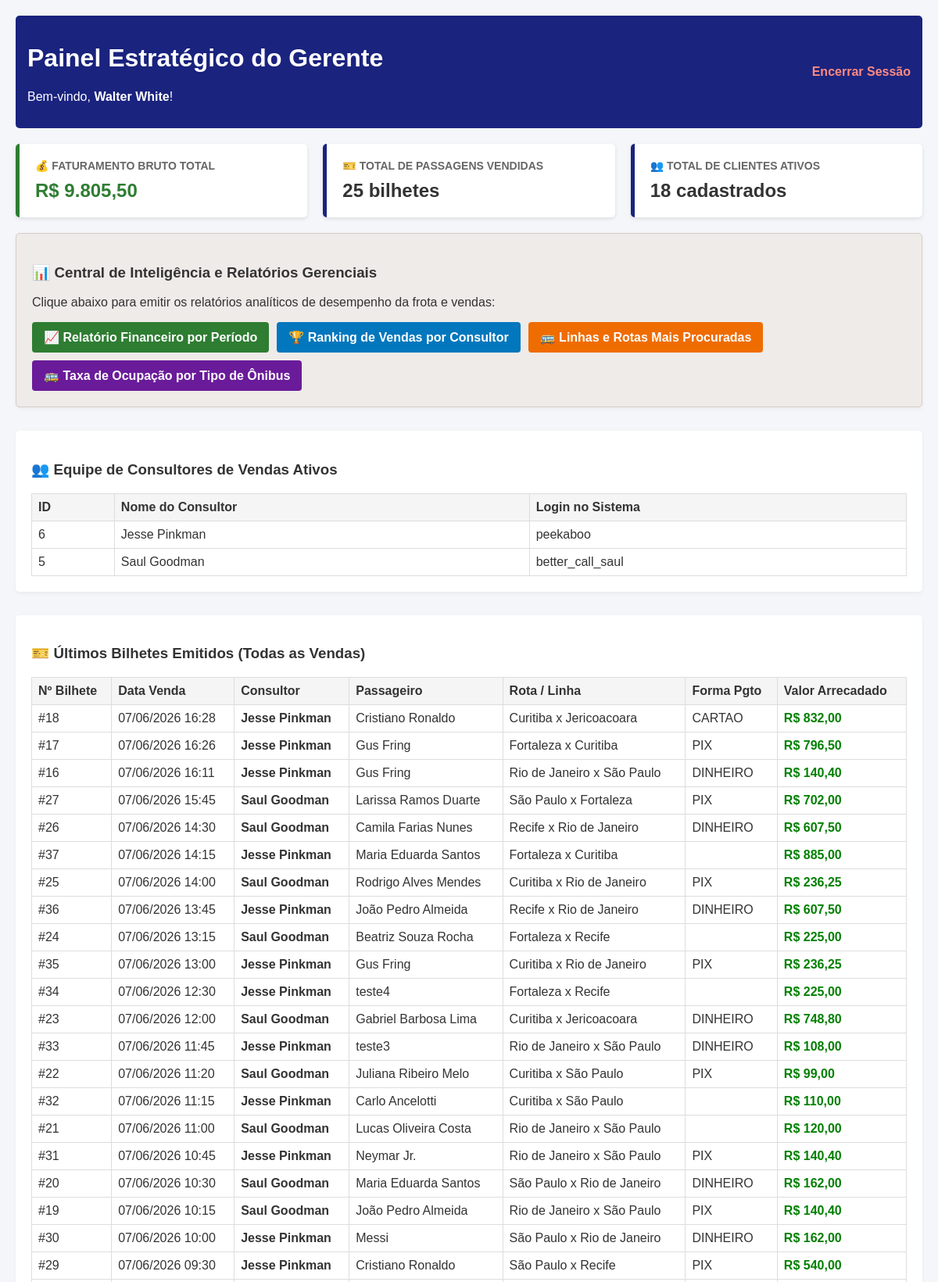
Screenshot of /gerente.php (signed in, upper part) with the database file from the repository.
### tables this page shows
CREATE TABLE `usuario` (
  `id` int(11) NOT NULL,
  `nome` varchar(100) NOT NULL,
  `login` varchar(50) NOT NULL,
  `senha` varchar(255) NOT NULL,
  `perfil_id` int(11) NOT NULL
);

CREATE TABLE `reserva` (
  `id` int(11) NOT NULL,
  `usuario_id` int(11) DEFAULT NULL,
  `cliente_id` int(11) NOT NULL,
  `viagem_id` int(11) NOT NULL,
  `data` datetime NOT NULL DEFAULT current_timestamp(),
  `forma_pagamento` enum('Cartao','Pix','Dinheiro') NOT NULL,
  `parcelas` int(11) DEFAULT 1,
  `valor_pago` decimal(10,2) NOT NULL
);

CREATE TABLE `cliente` (
  `id` int(11) NOT NULL,
  `nome` varchar(100) NOT NULL,
  `cpf` varchar(14) NOT NULL,
  `email` varchar(100) NOT NULL,
  `login` varchar(50) NOT NULL,
  `senha` varchar(255) NOT NULL
);

CREATE TABLE `rota` (
  `id` int(11) NOT NULL,
  `nome` varchar(150) NOT NULL,
  `cidade_origem_id` int(11) NOT NULL,
  `cidade_destino_id` int(11) NOT NULL,
  `tempo_viagem` varchar(50) NOT NULL,
  `valor_base` decimal(10,2) NOT NULL DEFAULT 0.00
);

### crud_reservas.php (called while the page is built, shortened)
<?php
function listarHistoricoReservas($usuario_id = null)
{
    $banco = abrirBanco();
    $reservas = [];
    $sql = "SELECT res.id AS reserva_id, res.data AS data_venda, res.forma_pagamento, res.valor_pago, res.parcelas,
                   c.nome AS nome_cliente,
                   r.nome AS nome_rota,
                   v.data AS data_viagem,
                   u.nome AS nome_vendedor
            FROM reserva res
            INNER JOIN cliente c ON res.cliente_id = c.id
            INNER JOIN viagem v ON res.viagem_id = v.id
            INNER JOIN rota r ON v.rota_id = r.id
            INNER JOIN usuario u ON res.usuario_id = u.id";
    $sql .= " ORDER BY res.data DESC";
    $resultado = $banco->query($sql);
    while ($row = mysqli_fetch_array($resultado)) {
        $reservas[] = $row;
    }
    return $reservas;
}
?>

### crud_clientes.php (called while the page is built, shortened)
<?php
function listarClientes()
{
    $clientes_list = [];
    $banco = abrirBanco();
    $sql = "SELECT * FROM cliente ORDER BY nome";
    $resultado = $banco->query($sql);
    if ($resultado) {
        while ($row = mysqli_fetch_array($resultado)) {
            $clientes_list[] = $row;
        }
    }
    return $clientes_list;
}

### crud_usuarios.php (called while the page is built, shortened)
<?php
function listarUsuarios()
{
    $usuarios_list = [];
    $banco = abrirBanco();
    $sql = "SELECT usuario.*, perfil.nome AS nome_perfil
            FROM usuario
            INNER JOIN perfil ON usuario.perfil_id = perfil.id
            ORDER BY usuario.nome";
    $resultado = $banco->query($sql);
    while ($row = mysqli_fetch_array($resultado)) {
        $usuarios_list[] = $row;
    }
    return $usuarios_list;
}

### gerente.php (the view, shortened to what this page needs)
<?php
include_once 'crud_usuarios.php';
include_once 'crud_clientes.php';
include_once 'crud_reservas.php';
$id = mysqli_real_escape_string($connect, $_SESSION['id_usuario']);
$sql = "SELECT usuario.nome AS nome_usuario, usuario.perfil_id, perfil.nome AS nome_perfil
        FROM usuario
        INNER JOIN perfil ON usuario.perfil_id = perfil.id
        WHERE usuario.id = '$id'";
$resultado = mysqli_query($connect, $sql);
$dados = mysqli_fetch_array($resultado);
$usuarios_geral = listarUsuarios();
$clientes       = listarClientes();
$todas_vendas   = listarHistoricoReservas();
$consultores = array_filter($usuarios_geral, function ($u) {
    return $u['perfil_id'] == 2;
});
$faturamento_total = 0;
$total_passagens_vendidas = count($todas_vendas);
foreach ($todas_vendas as $venda) {
    $faturamento_total += $venda['valor_pago'];
}
?>
<!DOCTYPE html>
<html lang="pt-br">
<head>
</head>
<body>
    <header>
        <div>
            <h1>Painel Estratégico do Gerente</h1>
            <p>Bem-vindo, <strong><?= htmlspecialchars($dados['nome_usuario']); ?></strong>!</p>
        </div>
        <a href="logout.php">Encerrar Sessão</a>
    </header>
    <div class="grid-cards">
        <div class="card money">
            <h4>💰 FATURAMENTO BRUTO TOTAL</h4>
            <span style="color: #2e7d32;">R$ <?= number_format($faturamento_total, 2, ',', '.') ?></span>
        </div>
        <div class="card">
            <h4>🎫 TOTAL DE PASSAGENS VENDIDAS</h4>
            <span><?= $total_passagens_vendidas ?> bilhetes</span>
        </div>
        <div class="card">
            <h4>👥 TOTAL DE CLIENTES ATIVOS</h4>
            <span><?= count($clientes) ?> cadastrados</span>
        </div>
    </div>
    <div class="section-box" style="background-color: #efebe9; border: 1px solid #d7ccc8;">
        <h3>📊 Central de Inteligência e Relatórios Gerenciais</h3>
        <p>Clique abaixo para emitir os relatórios analíticos de desempenho da frota e vendas:</p>
        <div style="display: flex; gap: 10px; flex-wrap: wrap;">
            <a href="relatorio_faturamento.php" class="btn-relatorio">📈 Relatório Financeiro por Período</a>
            <a href="ranking_vendedores.php" class="btn-relatorio" style="background-color: #0277bd;">🏆 Ranking de Vendas por Consultor</a>
            <a href="ranking_rotas.php" class="btn-relatorio" style="background-color: #ef6c00;">🚌 Linhas e Rotas Mais Procuradas</a>
            <a href="ranking_tipo_de_veiculo.php" class="btn-relatorio" style="background-color: #6a1b9a;">🚌 Taxa de Ocupação por Tipo de Ônibus</a>
        </div>
    </div>
    <div class="section-box">
        <h3>👥 Equipe de Consultores de Vendas Ativos</h3>
        <table>
            <thead>
                <tr>
                    <th>ID</th>
                    <th>Nome do Consultor</th>
                    <th>Login no Sistema</th>
                </tr>
            </thead>
            <tbody>
                <?php foreach ($consultores as $c): ?>
                    <tr>
                        <td><?= $c['id'] ?></td>
                        <td><?= htmlspecialchars($c['nome']) ?></td>
                        <td><?= htmlspecialchars($c['login']) ?></td>
                    </tr>
                <?php endforeach; ?>
            </tbody>
        </table>
    </div>
    <div class="section-box">
        <h3>🎫 Últimos Bilhetes Emitidos (Todas as Vendas)</h3>
        <table>
            <thead>
                <tr>
                    <th>Nº Bilhete</th>
                    <th>Data Venda</th>
                    <th>Consultor</th>
                    <th>Passageiro</th>
                    <th>Rota / Linha</th>
                    <th>Forma Pgto</th>
                    <th>Valor Arrecadado</th>
                </tr>
            </thead>
            <tbody>
                <?php foreach ($todas_vendas as $venda): ?>
                    <tr>
                        <td>#<?= $venda["reserva_id"] ?></td>
                        <td><?= date('d/m/Y H:i', strtotime($venda["data_venda"])) ?></td>
                        <td><strong><?= htmlspecialchars($venda["nome_vendedor"]) ?></strong></td>
                        <td><?= htmlspecialchars($venda["nome_cliente"]) ?></td>
                        <td><?= htmlspecialchars($venda["nome_rota"]) ?></td>
                        <td><?= strtoupper($venda["forma_pagamento"]) ?> <?= $venda["forma_pagamento"] == 'cartao' ? "({$venda['parcelas']}x)" : "" ?></td>
                        <td style="color: green; font-weight: bold;">R$ <?= number_format($venda["valor_pago"], 2, ',', '.') ?></td>
                    </tr>
                <?php endforeach; ?>
            </tbody>
        </table>
    </div>
</body>
</html>

### gerente.php (style rules this page uses)
body { font-family: Arial, sans-serif; margin: 20px; background-color: #f4f6f9; color: #333; }
header { background-color: #1a237e; color: white; padding: 15px; border-radius: 5px; display: flex; justify-content: space-between; align-items: center; }
header a { color: #ff8a80; text-decoration: none; font-weight: bold; }
.grid-cards { display: flex; gap: 20px; margin: 20px 0; }
.card { background: white; padding: 20px; border-radius: 5px; box-shadow: 0 2px 5px rgba(0, 0, 0, 0.1); flex: 1; border-left: 5px solid #1a237e; }
.card.money { border-left-color: #2e7d32; }
.card h4 { margin: 0 0 10px 0; color: #666; font-size: 14px; }
.card span { font-size: 24px; font-weight: bold; }
.section-box { background: white; padding: 20px; border-radius: 5px; margin-bottom: 30px; box-shadow: 0 2px 5px rgba(0, 0, 0, 0.05); }
.btn-relatorio { background-color: #2e7d32; color: white; border: none; padding: 10px 15px; border-radius: 4px; cursor: pointer; font-weight: bold; text-decoration: none; display: inline-block; }
table { width: 100%; border-collapse: collapse; margin-top: 10px; }
table th, table td { border: 1px solid #ddd; padding: 8px; text-align: left; }
table th { background-color: #f5f5f5; }

### rows the page displays
usuario: nome "Walter White"
usuario: id "6", nome "Jesse Pinkman", login "peekaboo"
usuario: id "5", nome "Saul Goodman", login "better_call_saul"
reserva: id "18", data "07/06/2026 16:28", usuario.nome "Jesse Pinkman", cliente.nome "Cristiano Ronaldo", rota.nome "Curitiba x Jericoacoara", forma_pagamento "CARTAO", valor_pago "832,00"
reserva: id "17", data "07/06/2026 16:26", usuario.nome "Jesse Pinkman", cliente.nome "Gus Fring", rota.nome "Fortaleza x Curitiba", forma_pagamento "PIX", valor_pago "796,50"
reserva: id "16", data "07/06/2026 16:11", usuario.nome "Jesse Pinkman", cliente.nome "Gus Fring", rota.nome "Rio de Janeiro x São Paulo", forma_pagamento "DINHEIRO", valor_pago "140,40"
reserva: id "27", data "07/06/2026 15:45", usuario.nome "Saul Goodman", cliente.nome "Larissa Ramos Duarte", rota.nome "São Paulo x Fortaleza", forma_pagamento "PIX", valor_pago "702,00"
reserva: id "26", data "07/06/2026 14:30", usuario.nome "Saul Goodman", cliente.nome "Camila Farias Nunes", rota.nome "Recife x Rio de Janeiro", forma_pagamento "DINHEIRO", valor_pago "607,50"
reserva: id "37", data "07/06/2026 14:15", usuario.nome "Jesse Pinkman", cliente.nome "Maria Eduarda Santos", rota.nome "Fortaleza x Curitiba", valor_pago "885,00"
reserva: id "25", data "07/06/2026 14:00", usuario.nome "Saul Goodman", cliente.nome "Rodrigo Alves Mendes", rota.nome "Curitiba x Rio de Janeiro", forma_pagamento "PIX", valor_pago "236,25"
reserva: id "36", data "07/06/2026 13:45", usuario.nome "Jesse Pinkman", cliente.nome "João Pedro Almeida", rota.nome "Recife x Rio de Janeiro", forma_pagamento "DINHEIRO", valor_pago "607,50"
reserva: id "24", data "07/06/2026 13:15", usuario.nome "Saul Goodman", cliente.nome "Beatriz Souza Rocha", rota.nome "Fortaleza x Recife", valor_pago "225,00"
reserva: id "35", data "07/06/2026 13:00", usuario.nome "Jesse Pinkman", cliente.nome "Gus Fring", rota.nome "Curitiba x Rio de Janeiro", forma_pagamento "PIX", valor_pago "236,25"
reserva: id "34", data "07/06/2026 12:30", usuario.nome "Jesse Pinkman", cliente.nome "teste4", rota.nome "Fortaleza x Recife", valor_pago "225,00"
reserva: id "23", data "07/06/2026 12:00", usuario.nome "Saul Goodman", cliente.nome "Gabriel Barbosa Lima", rota.nome "Curitiba x Jericoacoara", forma_pagamento "DINHEIRO", valor_pago "748,80"
reserva: id "33", data "07/06/2026 11:45", usuario.nome "Jesse Pinkman", cliente.nome "teste3", rota.nome "Rio de Janeiro x São Paulo", forma_pagamento "DINHEIRO", valor_pago "108,00"
reserva: id "22", data "07/06/2026 11:20", usuario.nome "Saul Goodman", cliente.nome "Juliana Ribeiro Melo", rota.nome "Curitiba x São Paulo", forma_pagamento "PIX", valor_pago "99,00"
reserva: id "32", data "07/06/2026 11:15", usuario.nome "Jesse Pinkman", cliente.nome "Carlo Ancelotti", rota.nome "Curitiba x São Paulo", valor_pago "110,00"
reserva: id "21", data "07/06/2026 11:00", usuario.nome "Saul Goodman", cliente.nome "Lucas Oliveira Costa", rota.nome "Rio de Janeiro x São Paulo", valor_pago "120,00"
reserva: id "31", data "07/06/2026 10:45", usuario.nome "Jesse Pinkman", cliente.nome "Neymar Jr.", rota.nome "Rio de Janeiro x São Paulo", forma_pagamento "PIX", valor_pago "140,40"
reserva: id "20", data "07/06/2026 10:30", usuario.nome "Saul Goodman", cliente.nome "Maria Eduarda Santos", rota.nome "São Paulo x Rio de Janeiro", forma_pagamento "DINHEIRO", valor_pago "162,00"
reserva: id "19", data "07/06/2026 10:15", usuario.nome "Saul Goodman", cliente.nome "João Pedro Almeida", rota.nome "Rio de Janeiro x São Paulo", forma_pagamento "PIX", valor_pago "140,40"
reserva: id "30", data "07/06/2026 10:00", usuario.nome "Jesse Pinkman", cliente.nome "Messi", rota.nome "São Paulo x Rio de Janeiro", forma_pagamento "DINHEIRO", valor_pago "162,00"
reserva: id "29", data "07/06/2026 09:30", usuario.nome "Jesse Pinkman", cliente.nome "Cristiano Ronaldo", rota.nome "São Paulo x Recife", forma_pagamento "PIX", valor_pago "540,00"

### other values shown
$faturamento_total "9.805,50"
$total_passagens_vendidas "25"
count($clientes) "18"
